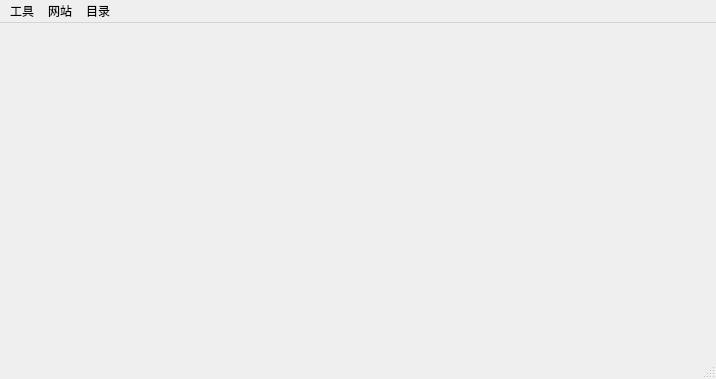
<?xml version="1.0" encoding="UTF-8"?>
<ui version="4.0">
 <class>MainWindow</class>
 <widget class="QMainWindow" name="MainWindow">
  <property name="geometry">
   <rect>
    <x>0</x>
    <y>0</y>
    <width>716</width>
    <height>379</height>
   </rect>
  </property>
  <property name="font">
   <font>
    <family>宋体</family>
    <pointsize>9</pointsize>
    <weight>50</weight>
    <bold>false</bold>
   </font>
  </property>
  <property name="windowTitle">
   <string>MainWindow</string>
  </property>
  <property name="documentMode">
   <bool>false</bool>
  </property>
  <widget class="QWidget" name="centralwidget"/>
  <widget class="QMenuBar" name="menubar">
   <property name="geometry">
    <rect>
     <x>0</x>
     <y>0</y>
     <width>716</width>
     <height>21</height>
    </rect>
   </property>
   <widget class="QMenu" name="menuTools">
    <property name="title">
     <string>工具</string>
    </property>
    <addaction name="actionHosts"/>
    <addaction name="actionWinscp"/>
    <addaction name="actionPutty"/>
    <addaction name="actionCertmgr"/>
    <addaction name="actionEnv"/>
   </widget>
   <widget class="QMenu" name="menu_3">
    <property name="title">
     <string>网站</string>
    </property>
    <widget class="QMenu" name="menuDocs">
     <property name="title">
      <string>文档</string>
     </property>
     <addaction name="actionPyside"/>
    </widget>
    <addaction name="actionLocalhost"/>
    <addaction name="menuDocs"/>
   </widget>
   <widget class="QMenu" name="menu_4">
    <property name="title">
     <string>目录</string>
    </property>
    <addaction name="actionPtServer"/>
   </widget>
   <addaction name="menuTools"/>
   <addaction name="menu_3"/>
   <addaction name="menu_4"/>
  </widget>
  <widget class="QStatusBar" name="statusbar"/>
  <action name="actionError_log">
   <property name="text">
    <string>error.log</string>
   </property>
  </action>
  <action name="actionAccess_log">
   <property name="text">
    <string>access.log</string>
   </property>
  </action>
  <action name="actionNginx_conf">
   <property name="text">
    <string>nginx.conf</string>
   </property>
  </action>
  <action name="actionPhp55">
   <property name="text">
    <string>php55</string>
   </property>
  </action>
  <action name="actionPhpIni">
   <property name="text">
    <string>php.ini</string>
   </property>
  </action>
  <action name="actionHosts">
   <property name="text">
    <string>hosts.exe</string>
   </property>
  </action>
  <action name="actionWinscp">
   <property name="text">
    <string>winscp</string>
   </property>
  </action>
  <action name="actionPutty">
   <property name="text">
    <string>putty</string>
   </property>
  </action>
  <action name="actionLocalhost">
   <property name="text">
    <string>localhost</string>
   </property>
  </action>
  <action name="actionManage">
   <property name="text">
    <string>manage</string>
   </property>
  </action>
  <action name="actionPyside">
   <property name="text">
    <string>pyside</string>
   </property>
  </action>
  <action name="actionDesigner">
   <property name="text">
    <string>designer</string>
   </property>
  </action>
  <action name="actionCertmgr">
   <property name="text">
    <string>证书管理</string>
   </property>
  </action>
  <action name="actionPtServer">
   <property name="text">
    <string>PtServer</string>
   </property>
  </action>
  <action name="actionWebroot">
   <property name="text">
    <string>网站目录</string>
   </property>
  </action>
  <action name="actionEnv">
   <property name="text">
    <string>环境变量</string>
   </property>
  </action>
  <action name="actionSites_conf">
   <property name="text">
    <string>sites</string>
   </property>
  </action>
  <action name="actionPtserver">
   <property name="text">
    <string>ptserver</string>
   </property>
  </action>
  <action name="mem_start_act">
   <property name="text">
    <string>start</string>
   </property>
  </action>
  <action name="mem_install_act">
   <property name="text">
    <string>install</string>
   </property>
  </action>
  <action name="mysql_start_act">
   <property name="text">
    <string>start</string>
   </property>
  </action>
  <action name="mysql_stop_act">
   <property name="text">
    <string>stop</string>
   </property>
  </action>
  <action name="mysql_install_act">
   <property name="text">
    <string>install</string>
   </property>
  </action>
  <action name="mongodb_start_act">
   <property name="text">
    <string>start</string>
   </property>
  </action>
  <action name="mongodb_stop_act">
   <property name="text">
    <string>stop</string>
   </property>
  </action>
  <action name="mongodb_install_act">
   <property name="text">
    <string> install</string>
   </property>
  </action>
  <action name="mem_stop_act">
   <property name="text">
    <string>stop</string>
   </property>
  </action>
 </widget>
 <resources/>
 <connections/>
</ui>
